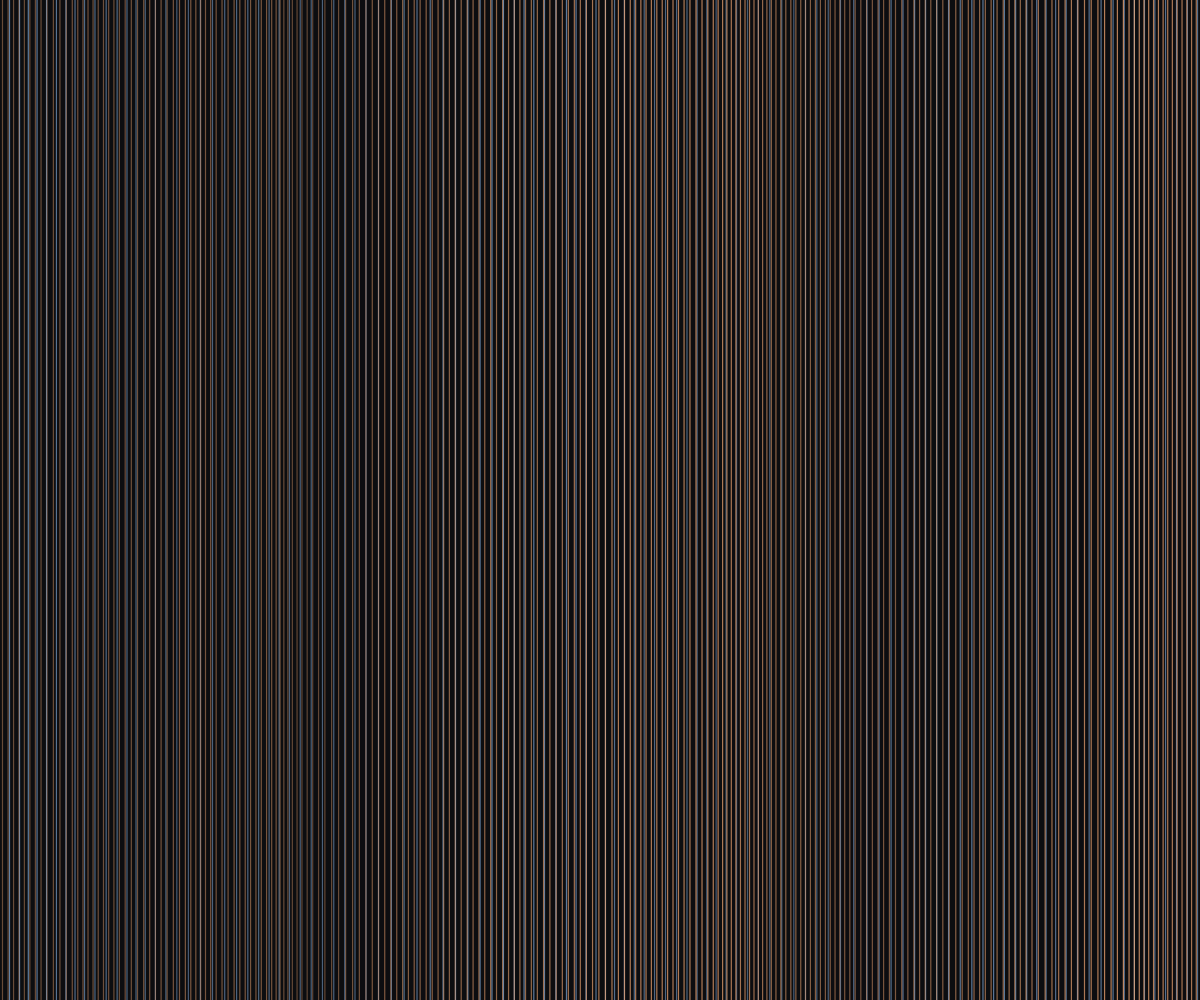
Frame 1 (no input)
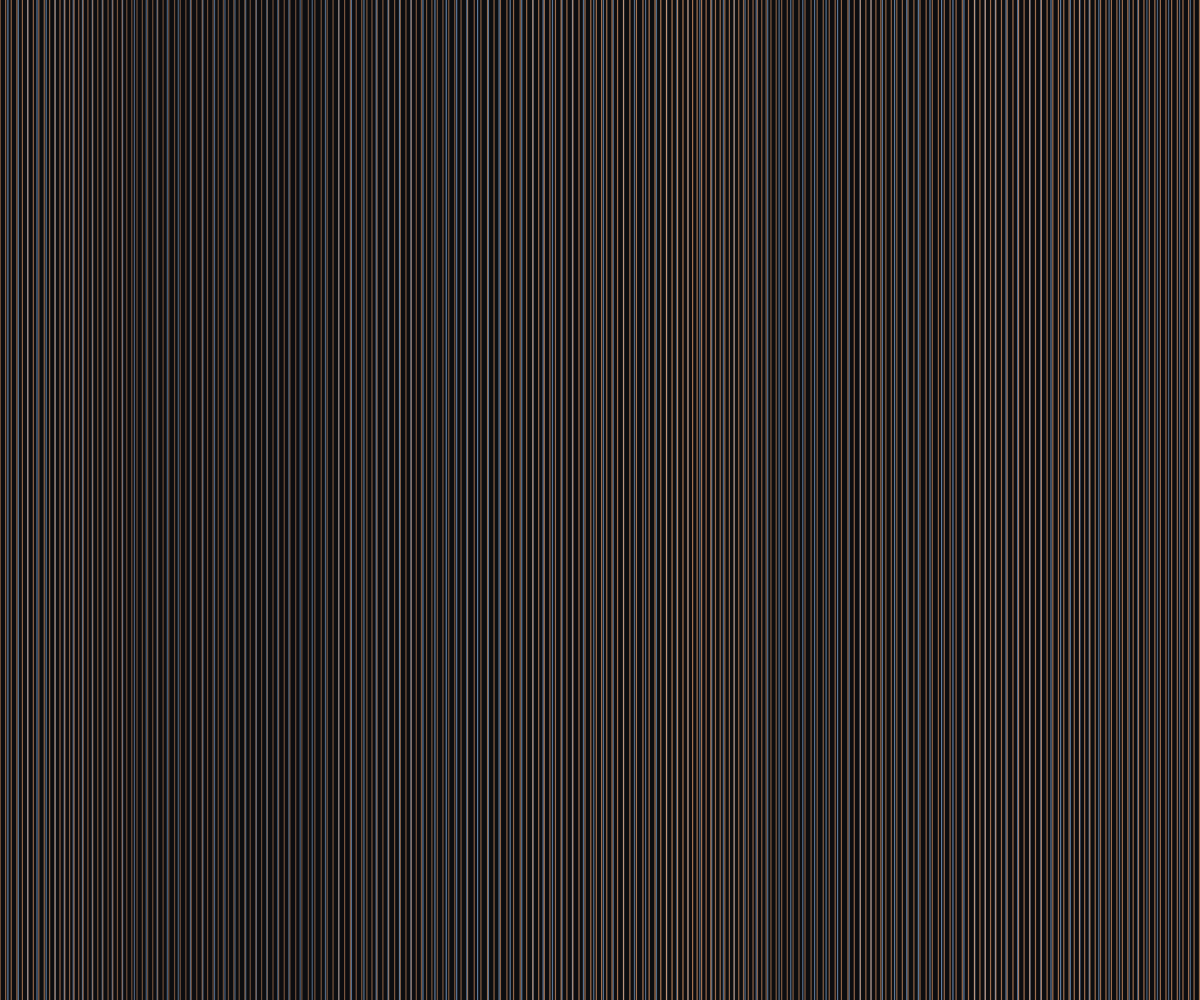
Frame 60 (no input)
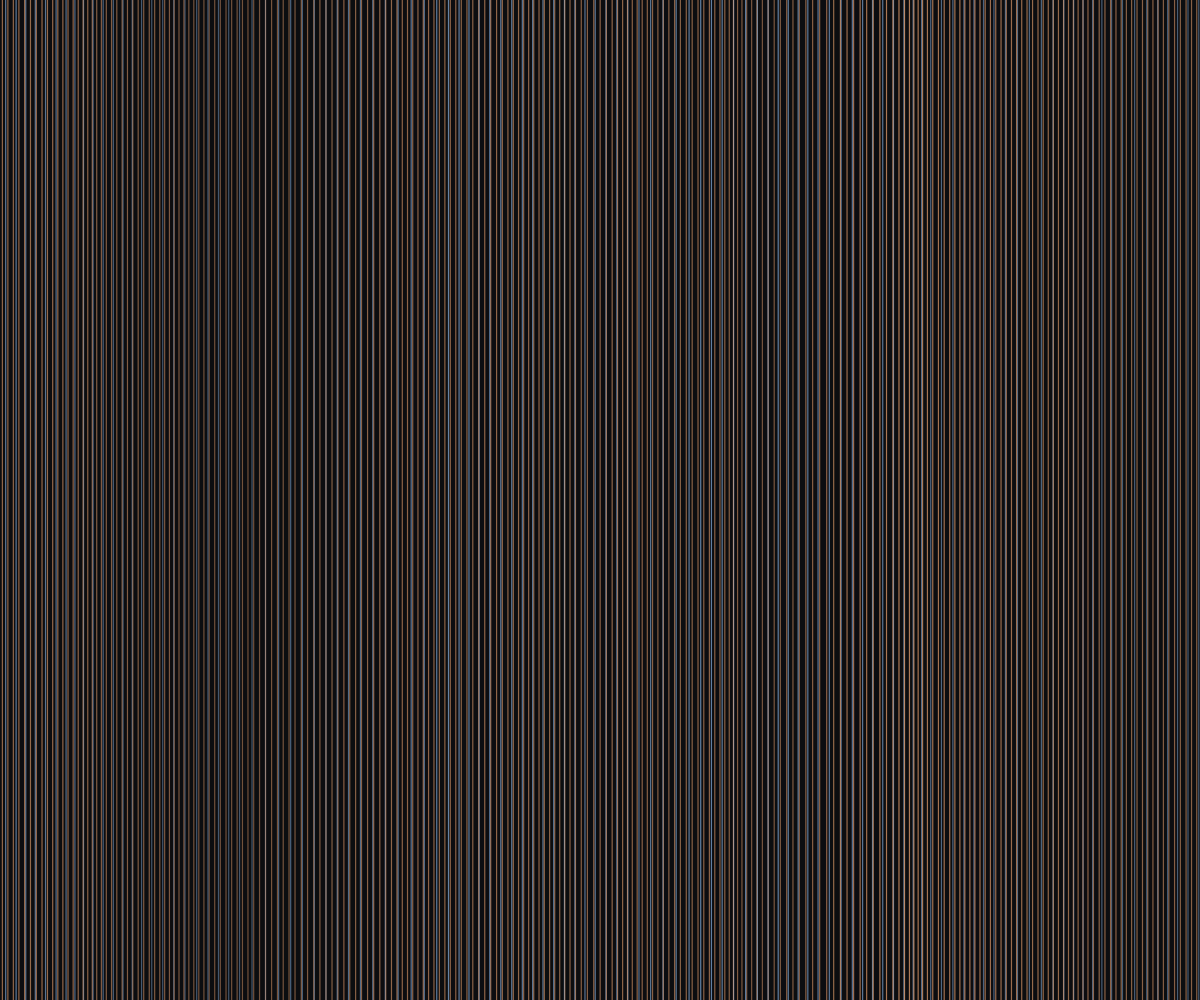
Frame 120 (the mouse pressed at the canvas centre since frame 60)

The p5.js sketch that drew these frames (run headless with seeded random() and noise() and a simulated clock; from frame 60 on, the mouse is pressed at the canvas centre):

// p5.js sketch
// ── sketch.js
/**
 * Noise Weave — vertical lines whose x position is pulled by a travelling
 * noise field. Two passes at different spacings interfere, which is where the
 * moiré comes from.
 */

const SPACING = 11;
const T_STEP = 0.006;

let t = 0;

function setup() {
  const canvas = createCanvas(windowWidth, windowHeight);
  canvas.parent(document.body);
  pixelDensity(Math.min(2, window.devicePixelRatio || 1));
  strokeCap(SQUARE);
}

function draw() {
  // Cleared each frame: what you see is one instant of the field. The moiré
  // comes from the interference between the two passes, not from trails.
  background(12, 13, 16);

  weave(SPACING, 0.004, 0, 150, 200, 255);
  weave(SPACING * 0.5, 0.0045, 100, 255, 176, 120);

  t += T_STEP;
}

function weave(spacing, frequency, offset, r, g, b) {
  noFill();
  for (let x = 0; x <= width + spacing; x += spacing) {
    const n = noise(x * frequency + offset, t);
    const drift = map(n, 0, 1, -28, 28);
    const alpha = map(n, 0, 1, 60, 210);

    strokeWeight(1.2);
    stroke(r, g, b, alpha);
    line(x + drift, 0, x + drift, height);
  }
}

function windowResized() {
  resizeCanvas(windowWidth, windowHeight);
}

document.addEventListener('visibilitychange', () => {
  if (document.hidden) noLoop();
  else loop();
});
